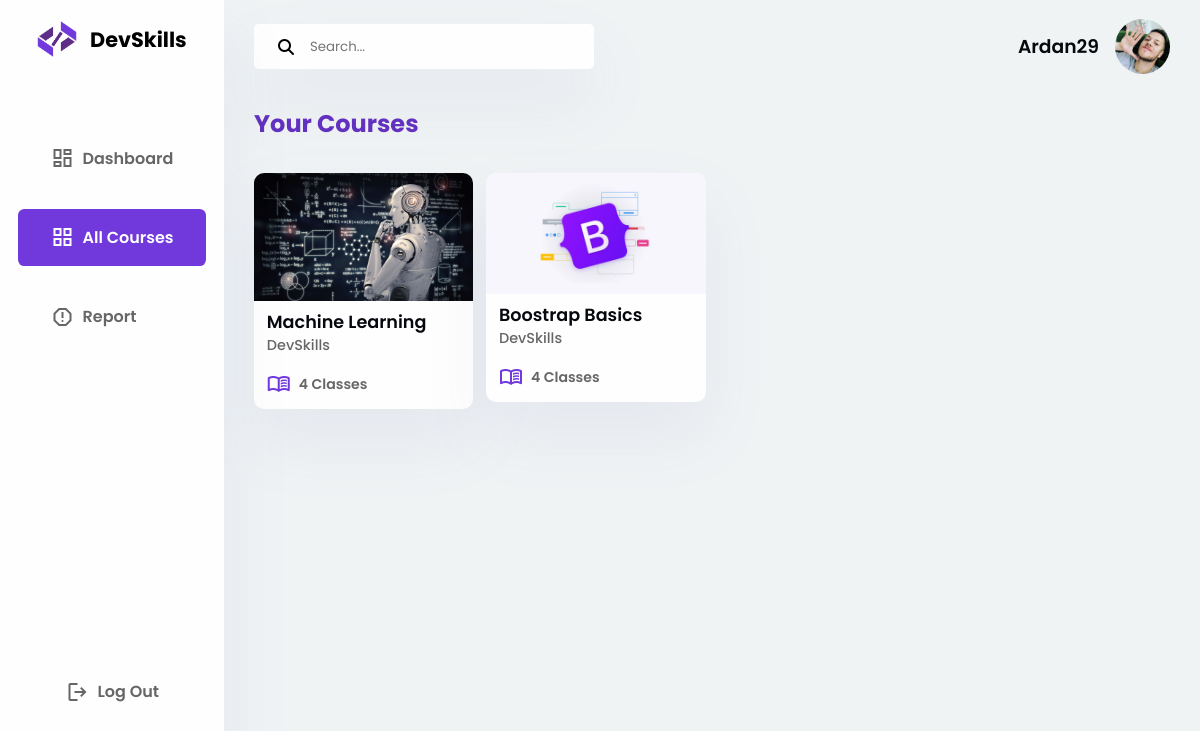
The page /allCourses_user/courses.php (signed in) on the database its author committed.
### tables this page shows
CREATE TABLE `users` (
  `id_user` int(11) NOT NULL,
  `username` varchar(50) NOT NULL,
  `type` varchar(50) NOT NULL,
  `email` varchar(100) NOT NULL,
  `password` varchar(255) NOT NULL,
  `birthday` date NOT NULL,
  `phone` varchar(15) NOT NULL,
  `institution` varchar(255) NOT NULL,
  `img` varchar(255) NOT NULL
);

CREATE TABLE `courses` (
  `id_course` int(11) NOT NULL,
  `course_name` varchar(100) NOT NULL,
  `img` varchar(255) NOT NULL,
  `in_progress_count` int(11) DEFAULT 0,
  `completed_count` int(11) DEFAULT 0
);

### allCourses_user/courses.php (the view, shortened to what this page needs)
<?php
    require_once "../connect.php";
    $username = $_SESSION['username'];
    $query = "SELECT *, users.img as profile_pic FROM users WHERE username = '$username'";
    $result = mysqli_query($conn, $query);
    $user = mysqli_fetch_assoc($result);
    $course_query = "SELECT * FROM courses";
    $course_result = mysqli_query($conn, $course_query);
?>
<!DOCTYPE html>
<html lang="en">
<head>
        <link rel="stylesheet" href="courses.css">
        <link rel="stylesheet" href="https://cdnjs.cloudflare.com/ajax/libs/font-awesome/6.5.2/css/all.min.css" />
</head>
<body>
<?php if($_SESSION['type'] == 'student'){ ?>
    <div class="container grid">
        <aside>
            <div class="sidebar">
                <div class="side-toggle">
                    <div class="toggle flex">
                        <div class="logo flex">
                            <img src="../assets/Logo.png" alt="">
                            <h2>DevSkills</h2>
                        </div>
                    </div>
                </div>
                <div class="nav">
                    <div class="side-nav flex">
                        <a href="../dashboard_user/dashboard_user.php" class="flex">
                            <span class="material-symbols-outlined">
                            </span>
                            <h3>Dashboard</h3>
                        </a>
                        <a href="#" class="flex active">
                            <span class="material-symbols-outlined">
                            </span>
                            <h3>All Courses</h3>
                        </a>
                        <a href="../report/report.php" class="flex">
                            <span class="material-symbols-outlined">
                            </span>
                            <h3>Report</h3>
                        </a>
                        <a href="../logout.php" class="flex">
                            <span class="material-symbols-outlined">
                            </span>
                            <h3>Log Out</h3>
                        </a>
                    </div>
                </div>
            </div>
        </aside>
        <main>
            <div class="main-top flex">
                <div class="search-container">
                    <i class="fa-solid fa-magnifying-glass"></i>
                    <input type="text" placeholder="Search...">
                </div>
                <div class="user-account flex">
                    <a href="../user_account/user_account.php" class="flex">
                        <h3><?php echo $_SESSION['username'] ?></h3>
                        <img src="../uploads/<?php echo $user['profile_pic']; ?>" alt="User Profile Picture">
                    </a>
                </div>
            </div>
            <div class="main-content">
                <div class="courses-header">
                    <h1>Your Courses</h1>
                </div>
                <div class="courses-card grid">
                    <?php while($course = mysqli_fetch_assoc($course_result)) { ?>
                        <a href="../materi_page1/materi1.php?id_course=<?php echo $course['id_course']; ?>">
                            <div class="card">
                                <img src="../uploads/<?php echo $course['img']; ?>" alt="">
                                <div class="card-content">
                                    <h3><?php echo $course['course_name']; ?></h3>
                                    <p>DevSkills</p>
                                    <p class="clasess flex">
                                        <span class="material-symbols-outlined">
                                        </span>
                                        4 Classes
                                    </p>
                                </div>
                            </div>
                        </a>
                    <?php } ?>
                </div>
            </div>
        </main>
    </div>
    <?php } ?>
</body>
</html>

### allCourses_user/courses.css (style rules this page uses)
:root { --body-color: #FEFEFE; --background-color : #F0F3F4; --primary-color: #7139DC; --darker-color: #6231BF; --secondary-color: #C4AAF1; --text-color: #363636; --heading-text-color: #06080E; --box-shadow: 0 0 8px #7139DC; --card-shadow: 0 2rem 4rem rgba(132, 139, 200, 0.10); --card-shadow-color : rgba(132, 139, 200, 0.10); --container-width-lg: 70%; --container-width-md: 80%; --container-width-sm: 90%; --font-normal: 400; --font-medium: 500; --font-semibold: 600; --z-tooltip: 10; --z-fixed: 100; --z-modal: 1000; --h1-font : 2rem; --h2-font : 1.5rem; --h3-font : 1.25rem; --normal-font: 1rem; --small-font: 0.9rem; --smaller-font: 0.813rem; --tiny-font: 0.625rem; }
* { margin: 0; padding: 0; box-sizing: border-box; outline: 0; appearance: 0; border: 0; text-decoration: none; }
html { scroll-behavior: smooth; font-size: var(--normal-font); }
body, button, input, textarea { font-family: "Poppins", sans-serif; }
body { background-color: var(--background-color); }
img { max-width: 100%; height: auto; }
.flex { display: flex; }
.grid { display: grid; }
.container { width: 95%; margin: 0 auto; gap: 2rem; }
aside { position: fixed; top: 0; left: 0; width: 14rem; z-index: 3; height: 100vh; background: var(--body-color); box-shadow: var(--card-shadow); }
.side-toggle { display: flex; justify-content: center; }
aside .toggle { align-items: center; justify-content: space-between; margin-top: 1.2rem; }
aside .toggle .logo { gap: 0.8rem; justify-content: center; align-items: center; }
aside .toggle .logo img { width: 2.5rem; height: 2.5rem; }
aside .toggle .logo h2 { font-size: 1.3rem; }
.nav { display: flex; justify-content: center; align-items: center; }
.sidebar .side-nav { flex-direction: column; margin-top: 3rem; justify-content: center; }
.side-nav a { justify-content: start; align-items: center; gap: .5rem; color: #666666; font-size: .8rem; padding: 1rem 2rem; margin-top: 1.4rem; border-radius: .4rem; transition: .3s ease; }
.side-nav a h3 { font-weight: var(--font-semibold); font-size: 1rem; }
.side-nav .active { background-color: var(--primary-color); color: var(--body-color); border-radius: .4rem; }
.side-nav a:last-child { position: absolute; bottom: 10%; margin-left: 15px; }
main { margin-top: 1.2rem; margin-bottom: 2.5rem; margin-left: 14rem; width: calc(100% - 14rem); }
.main-top { justify-content: space-between; align-items: center; }
.search-container { display: flex; align-items: center; background: var(--body-color); border-radius: 5px; padding: .8rem 1.5rem; width: 340px; box-shadow: var(--card-shadow); }
.search-container i { margin-right: 1rem; cursor: pointer; }
.search-container input { border: none; outline: none; width: 100%; background: transparent; }
.user-account a { justify-content: center; align-items: center; gap: 1rem; }
.user-account img { width: 55px; border-radius: 50%; }
.user-account a h3 { font-weight: var(--font-semibold); color: var(--heading-text-color); }
.courses-header { margin-top: 2rem; }
.courses-header h1 { font-weight: 700; font-size: var(--h2-font); color: var(--darker-color); }
.courses-card { grid-template-columns: repeat(4, 1fr); gap: .8rem; margin-top: 2rem; }
.card { border-radius: 10px; background-color: var(--body-color); box-shadow: var(--card-shadow); transition: ease .2s; }
.card-content { padding: .8rem; margin-top: -0.7rem; }
.card img { border-radius: 10px 10px 0 0; width: 100%; height: 100%; object-fit: cover; }
.card-content h3 { color: var(--heading-text-color); font-size: 1.1rem; font-weight: var(--font-semibold); }
.card-content p { color: #666666; font-weight: var(--font-medium); font-size: var(--small-font); }
.card-content p.clasess { margin-top: 1rem; align-items: center; justify-content: start; gap: .5rem; font-size: .88rem; font-weight: var(--font-semibold); }
.clasess span { color: var(--primary-color); }
@media (min-width : 768px) { aside { transform: translateX(0); } }

### rows shown on the page
users: img (picture)
courses: img (picture), course_name "Machine Learning"
courses: img (picture), course_name "Boostrap Basics"

### other values the page prints
$_SESSION['username'] "Ardan29"
